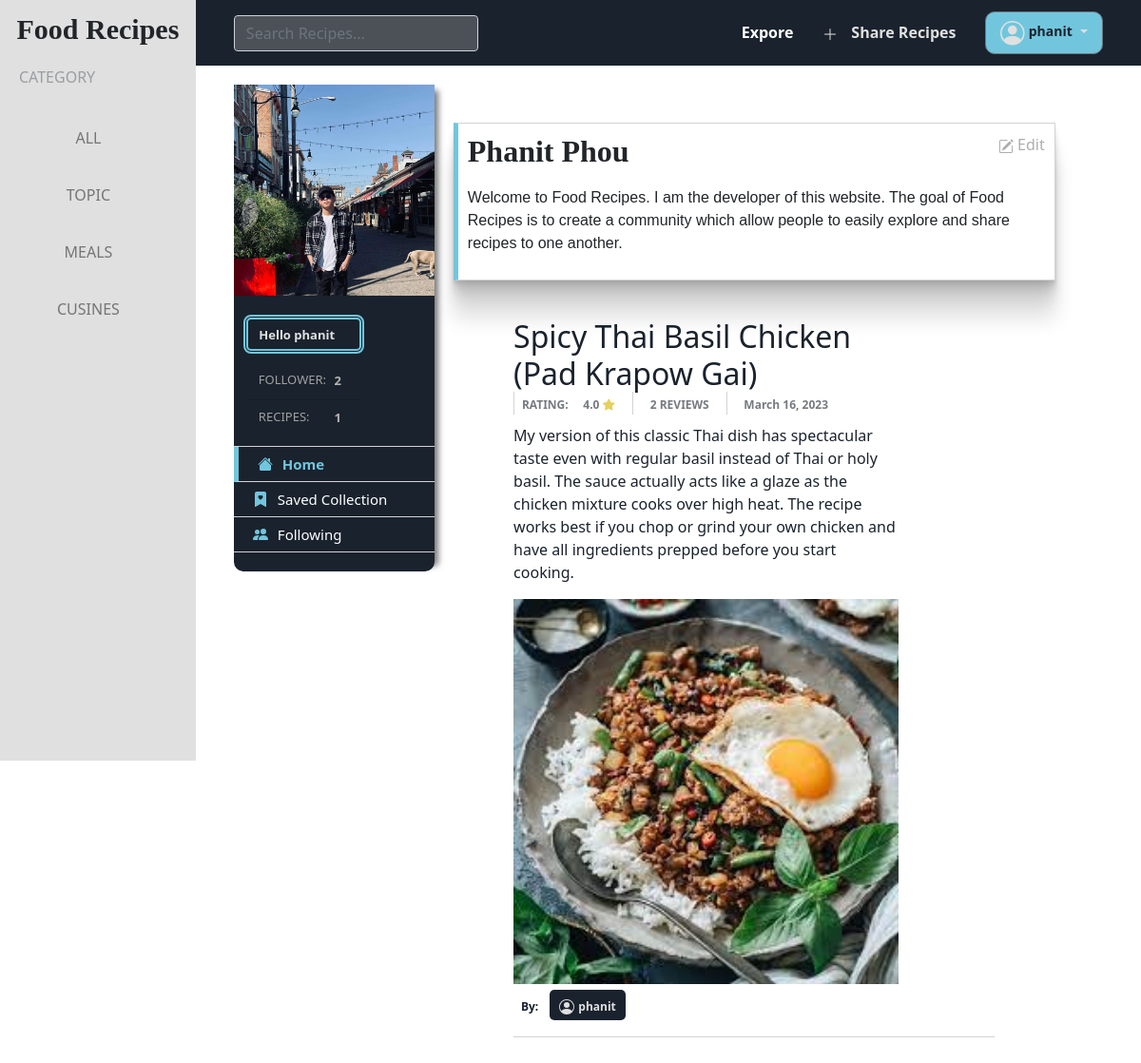
The page /profile/2 (signed in) on the database its author committed.
### base/models.py (models this page shows, shortened)
class User(AbstractUser):
    email = models.EmailField(unique=True, null=True)
    bio = models.TextField(default=None, blank=True, null=True)
    avatar = models.ImageField(default=None, blank=True, null=True)
    first_name = models.TextField(default=None, blank=True, null=True)
    last_name = models.TextField(default=None, blank=True, null=True)
    allergy_ingrediets = models.TextField(default=None, blank=True, null=True)
    favorite_ingrediets = models.TextField(default=None, blank=True, null=True)
    def count_recipe(self):
        return self.recipe_user.aggregate(count_recipe=Count("id"))
    def count_follower(self):
        return self.follow_user.aggregate(count_follower=Count("follow_by"))

class Recipe(models.Model):
    user = models.ForeignKey("User", on_delete=models.CASCADE, related_name='recipe_user')
    create_at = models.DateField(default=timezone.localtime())
    title = models.TextField()
    description = models.TextField()
    ingredients = models.TextField()
    image = models.ImageField(null=True, upload_to='images/')
    directions = models.TextField()
    totalTime = models.IntegerField()
    categories = models.TextField(null=True)
    recipe_allergy_ingrediets = models.TextField(default=None, blank=True, null=True)
    recipe_favorite_ingrediets = models.TextField(default=None, blank=True, null=True)
    def rating(self):
        return self.recipe_review_rating.aggregate(avg_rating=Coalesce(Avg('rating'),0.0))
    def review(self):
        return self.recipe_review_rating.aggregate(count_review=Count('review'))

### base/views.py (the view)
# urls.py: path("profile/<int:userId>", views.profile, name="profile"),
def profile(request, userId):
    try:
        userProfile = User.objects.get(id=userId)
        recipes = Recipe.objects.filter(user= userProfile.id)
        following = Following.objects.filter(follow_by=userProfile)
        print(userProfile.avatar.url)
        if(request.user.is_authenticated):
            followOrNot = Following.objects.filter(follow_by= request.user, follow = userProfile).exists()
        else:
            followOrNot= False
    except:
        return HttpResponseRedirect(reverse('index'),)
    return render(request, 'base/profile.html',{"userProfile":userProfile, "recipes":recipes,"followOrNot":followOrNot,"following":following})

### base/templates/base/profile.html (shortened to what this page needs)
 {% extends "base/layout.html" %} {% load static %} {% block body %}
<div class="profile_body">
  <div class="profile_hearder">
    <div class="profile_header_left">
      <div class="profile_header_left_img_container">
       {%if userProfile.avatar%}
       <img src="{{userProfile.avatar.url}}">
     {% endif %}
      </div>
      <div class="profile_header_left_bottom">
        {%if not user.is_authenticated%}
        <a href="{% url 'login'%}">
          <div  style="border: 5px #71c6dd double; border-radius: 8px; padding: 3px"
        class="profile_follow_btn"
      >
        <span
          style="color: #e0e0e0; font-size: 13px"
          class="badge text-bg-light"
          >FOLLOW {{userProfile.username}} </span
        ></div>
      </a>
      {%else%}
      {%if userProfile.id == user.id%}
      <div
        style="border: 5px #71c6dd double; border-radius: 8px; padding: 3px"
        class="profile_follow_btn"
      >
        <span
          style="color: #e0e0e0; font-size: 13px"
          class="badge text-bg-light"
          >Hello {{userProfile.username}}</span
        >
      </div>
      {%endif%}
        {% endif %}
        <ul class="list-group list-group-flush">
          <li class="list-group-item">
            FOLLOWER: <span class="badge rounded-pill text-bg-light">{{userProfile.count_follower.count_follower}}</span>
          </li>
          <li class="list-group-item">
            RECIPES: <span class="badge rounded-pill text-bg-light">{{userProfile.count_recipe.count_recipe}}</span>
          </li>
        </ul>
      </div>
      {%if userProfile.id == user.id%}
      <div  class="profile_header_left_bottom_featuer">
        <a href="/profile/{{userProfile.id}}"   style="border-top: 1px lightgray solid">
          <span id="home_btn"  class="badge text-bg-primary">Home</span>
        </a>
        <a href="?savedcollection"  class="saved_collection_btn" >
          <span id="saved_collection_btn" class="badge text-bg-primary">Saved Collection</span>
        </a>
        <a href="?following">
          <span  id="following_btn" class="badge text-bg-primary">Following</span>
        </a>
      </div>
      {%endif%}
    </div>
    <div class="profile_header_right">
      <div id="profile_header_right_home">
        <div class="wrapper">
          <div class="profile_header_right_top">
            {% if userProfile.first_name %}
            <h2>
              {{userProfile.first_name.capitalize}}
              {{userProfile.last_name.capitalize}}
            </h2>
            {%else%}
            <h2>{{userProfile.username}}</h2>
            {% endif %} {%if user.id == userProfile.id%}
            <a href="{%url 'editProfile'%}" style="text-decoration: none; color: rgb(175, 173, 173);">
              <span>Edit</span>
            </a>
            {%endif%}
          </div>
          {% if userProfile.bio %}
          <p style="font-family: sans-serif">{{userProfile.bio}}</p>
          {% endif %}
        </div>
        {% for recipe in recipes %}
        <div class="recipie_wrapper">
          <a
            href="{% url 'recipe' recipe.id %}"
            style="text-decoration: none; color: #1a222d"
          >
            <div class="recipe_post_container">
              <h2>{{recipe.title}}</h2>
              <div class="recipe_post_divider">
                <div>
                  <span class="badge text-bg-light">RATING: </span
                  ><span class="badge text-bg-light"
                    >{{recipe.rating.avg_rating}}
                    <i class="rating__star fas fa-star" style="color: #dabd18b2"></i
                  ></span>
                </div>
                <div style="padding-left: 10px">
                  <span class="badge text-bg-light">{{recipe.review.count_review}} REVIEWS</span>
                </div>
                <div style="padding-left: 10px">
                  <span class="badge text-bg-light">{{recipe.create_at}}</span>
                </div>
              </div>
              <div class="recipe_post_description_container" style="margin-top: 10px">
                <p>{{recipe.description}}</p>
              </div>
              <div class="image"><img src="{{recipe.image.url}}" /></div>
            </div>
          </a>
          <div class="recipe_post_footer_container">
            <span style="color: #1a222d" class="badge text-bg-light">By: </span>
            <a class="recipe_user_profile" href="{% url 'profile' recipe.user.id%}">
              <span style="color: #e0e0e0; padding: 0" class="badge text-bg-light"
                >{{recipe.user.username}}</span
              >
            </a>
          </div>
        </div>
        {% endfor %}
      </div>
    </div>
    </div>
  </div>
</div>
{% endblock %}

### base/templates/base/layout.html (shortened to what this page needs)
<!DOCTYPE html>
{% load static %}
<html lang="en">
  <head>
    <link
      rel="stylesheet"
      href="https://stackpath.bootstrapcdn.com/bootstrap/4.4.1/css/bootstrap.min.css"
    />
    <link rel="stylesheet" href="{% static 'base/styles.css' %}" />
    <link
      href="https://cdn.jsdelivr.net/npm/bootstrap@5.0.0/dist/css/bootstrap.min.css"
      rel="stylesheet"
    />
  </head>
  <body>
    <div class="body">
      <div class="left_container">
        <div class="page_title">
          <h1>Food Recipes</h1>
        </div>
        <div class="category_container">
          <span>CATEGORY</span>
          <div style="margin-top: 30px">
          </div>
        </div>
      </div>
      <div class="right_container">
        <div class="navbar">
          <div class="navbar_left">
            <form
              class="d-flex"
              role="search"
              method="post"
              action="{%url 'index'%}"
            >
              <input
                id="search_input"
                class="form-control me-2 search_input"
                type="search"
                placeholder="Search Recipes..."
                aria-label="Search"
                name="search"
              />
            </form>
          </div>
          <div class="navbar_right">
            <a class="navbar_explore" href="{% url 'index' %}">
              <span class="badge text-bg-light">Expore</span>
            </a>
            <a class="navbar_sharerecipes" href="{% url 'shareRecipes' %}">
              <svg
                xmlns="http://www.w3.org/2000/svg"
                width="16"
                height="16"
                fill="currentColor"
                class="bi bi-plus-lg"
                viewBox="0 0 16 16"
              >
                <path
                  fill-rule="evenodd"
                  d="M8 2a.5.5 0 0 1 .5.5v5h5a.5.5 0 0 1 0 1h-5v5a.5.5 0 0 1-1 0v-5h-5a.5.5 0 0 1 0-1h5v-5A.5.5 0 0 1 8 2Z"
                />
              </svg>
              <span class="badge text-bg-light">Share Recipes</span>
            </a>
            {% if user.is_authenticated %}
            <div class="dropdown-center">
              <button
                type="button"
                data-bs-toggle="dropdown"
                aria-expanded="false"
                class="btn btn-secondary dropdown-toggle recipe_user_profile"
                style="
                  background-color: #71c6dd;
                  padding: 8px 15px;
                  border-radius: 10px;
                "
              >
                <span
                  style="color: #1a222d; padding: 0; font-size: 14px"
                  class="badge text-bg-light"
                  >{{user.username}}</span
                >
              </button>
            </div>
            {% endif %}
          </div>
        </div>
        <div>{% block body %}{% endblock %}</div>
      </div>
  </body>
</html>

### rows shown on the page
User: username "phanit", avatar (picture), count_follower.count_follower "2", count_recipe.count_recipe "1", first_name "Phanit", last_name "Phou", bio "Welcome to Food Recipes. I am the developer of this website. The goal of Food Recipes is to create a community which allow people to easily explore and share recipes to one another."
Recipe: title "Spicy Thai Basil Chicken (Pad Krapow Gai)", rating.avg_rating "4.0", review.count_review "2", create_at "March 16, 2023", description "My version of this classic Thai dish has spectacular taste even with regular basil instead of Thai or holy basil. The sauce actually acts like a glaze as the chicken mixture cooks over high heat. The recipe works best if you chop or grind your own chicken and have all ingredients prepped before you start cooking.", image (picture), user.username "phanit"
